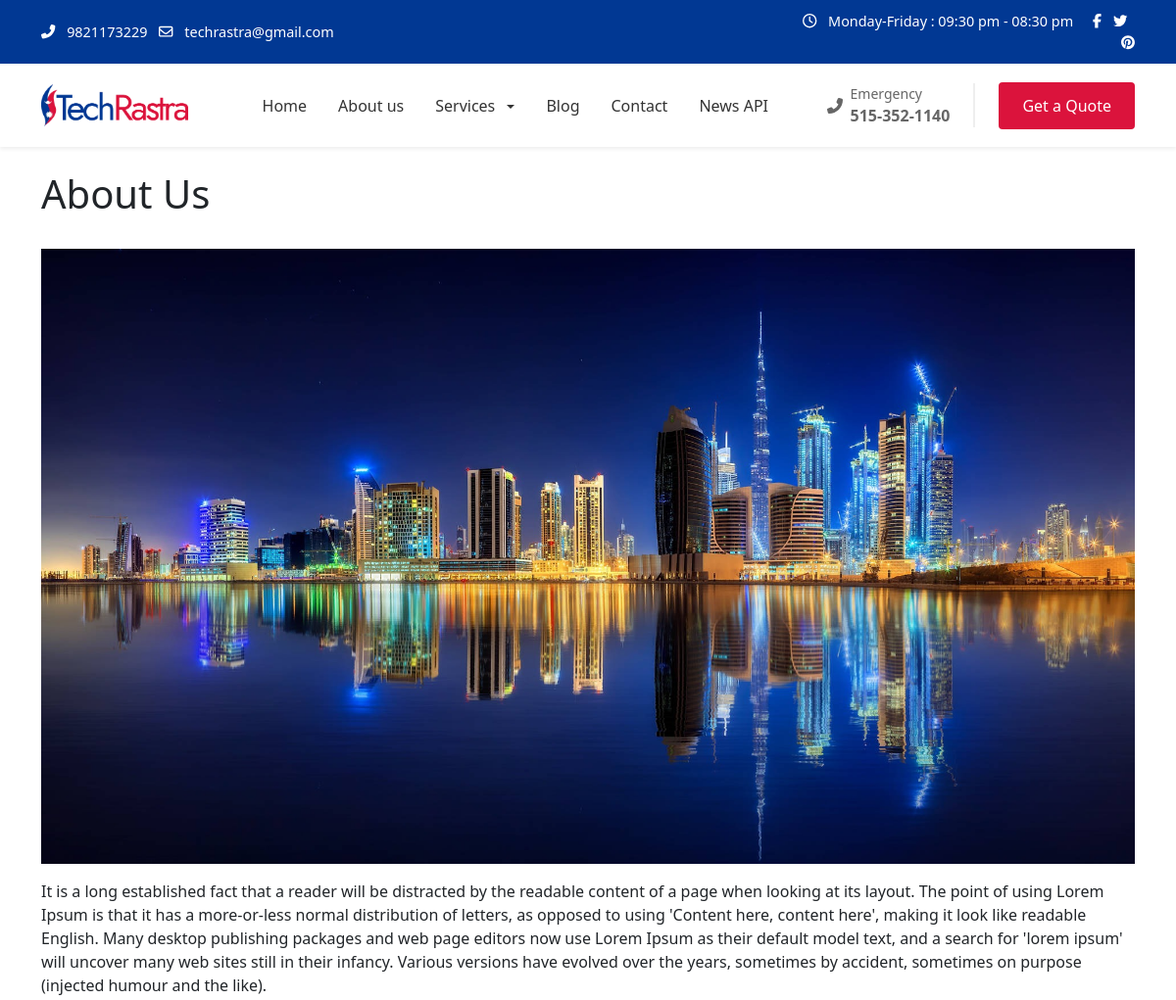
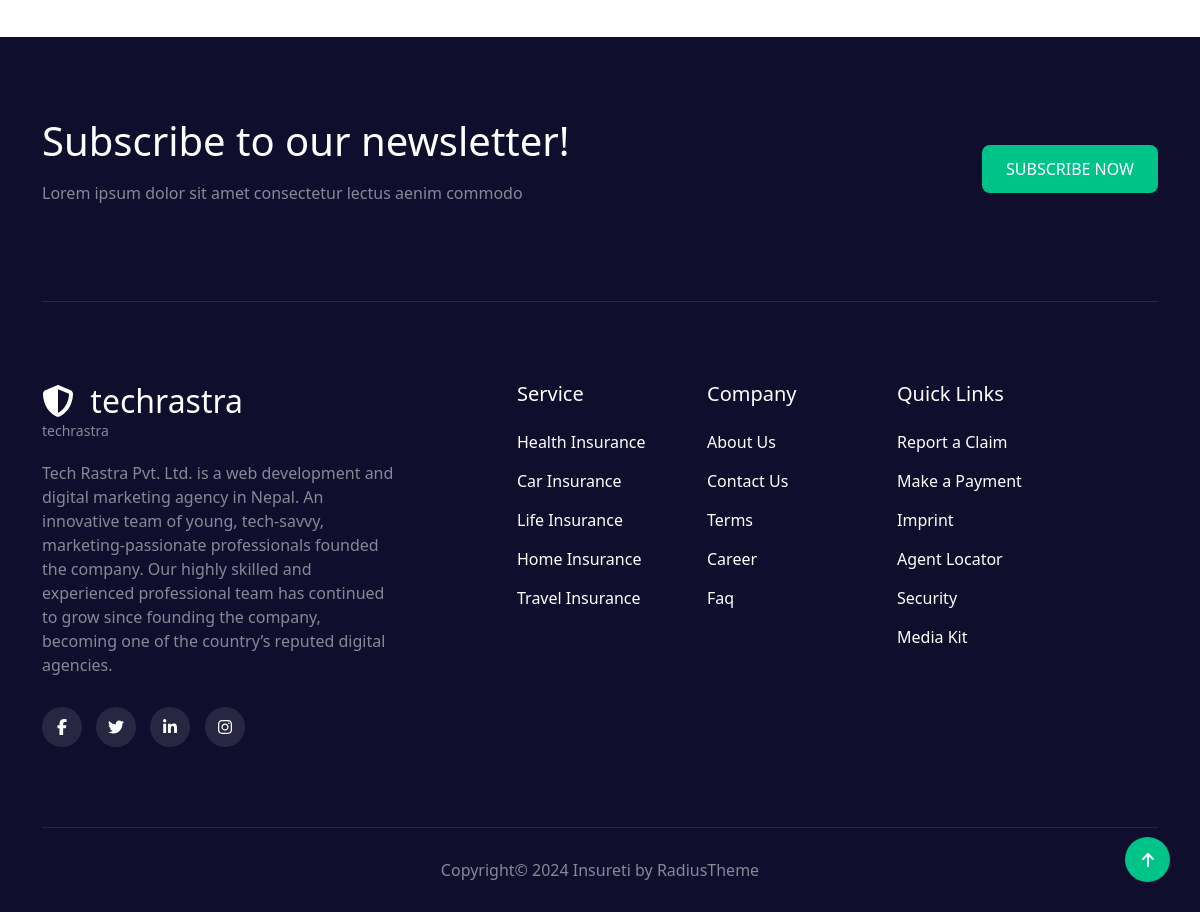
Page /about-us on the committed database (2 pictures, top to bottom).
### website/models.py (models this page shows, shortened)
class Settings(models.Model):
    name = models.CharField(max_length=100)
    slug = models.SlugField(max_length=100, unique=True)
    email = models.EmailField(blank=True, null=True)
    phone = models.CharField(max_length=100, blank=True, null=True)
    address = models.CharField(max_length=100, blank=True, null=True)
    description = models.TextField(blank=True, null=True)
    logo = models.ImageField(upload_to='logo/', blank=True, null=True)
    fabicon = models.ImageField(upload_to='fabicon/', blank=True, null=True)
    meta_title = models.CharField(max_length=100, blank=True, null=True)
    meta_description = models.TextField(blank=True, null=True)
    meta_keywords = models.TextField(blank=True, null=True)

class Page(models.Model):
    title = models.CharField(max_length=100)
    slug = models.SlugField(max_length=100, unique=True)
    sub_title = models.CharField(max_length=100, blank=True, null=True)
    image = models.ImageField(upload_to='page/', blank=True, null=True)
    summary = models.TextField(blank=True, null=True)
    description = RichTextField(blank=True, null=True)
    meta_title = models.CharField(max_length=100, blank=True, null=True)
    meta_description = models.TextField(blank=True, null=True)
    meta_keywords = models.TextField(blank=True, null=True)
    page_section_name = models.CharField(max_length=100, blank=True, null=True)

### website/views.py (the view)
# urls.py: path('about-us', views.about, name='about-us'),
def about(request):
    data={
        'aboutus': Page.objects.get(page_section_name='about-us'),
    }
    return render(request, 'about.html', data)

### website/general.py (called while the page is built)
def global_data(request):
    data ={
            'settingData': Settings.objects.first(),
            'menuServiceData': Service.objects.all
        }
    return data

### website/templates/about.html
{% extends 'layouts/master.html' %}
{% block content %}
<div class="container py-4">
    <div class="row">
        <div class="col-md-12 mb-4">
            <h1> About Us </h1>
        </div>
    </div>
    <div class="row">
        <div class="col md-12">
            {% if aboutus.image %}
            <img src="{{ aboutus.image.url }}" alt="{{ aboutus.title }}" class="img-fluid">
            {% endif %}
            <p>
                {{ aboutus.description | safe }}
            </p>
        </div>
    </div>
</div>
{% endblock %}

### website/templates/layouts/header.html (shortened to what this page needs)
{% load static %}
<div class="top-bar">
    <div class="container">
        <div class="row align-items-center">
            <div class="col-md-8">
                {% if settingData %}
                <a href="tel:{{ settingData.phone }}" class="text-white me-2 text-decoration-none">
                    <i class="fas fa-phone-alt me-2"></i>
                        {{ settingData.phone }}
                </a>
                {% endif %}
                <a href="" class="text-white me-2 text-decoration-none">
                    <i class="far fa-envelope me-2"></i>
                    {% if settingData %}
                        {{ settingData.email }}
                    {% else %}
                        info@techrastra.com
                    {% endif %}
                </a>
            </div>
            <div class="col-md-4 text-end">
                    <span class="me-3">
                        <i class="far fa-clock me-2"></i>
                        Monday-Friday : 09:30 pm - 08:30 pm
                    </span>
                <a href="#" class="text-white me-2"><i class="fab fa-facebook-f"></i></a>
                <a href="#" class="text-white me-2"><i class="fab fa-twitter"></i></a>
                <a href="#" class="text-white"><i class="fab fa-pinterest"></i></a>
            </div>
        </div>
    </div>
</div>
<nav class="navbar navbar-expand-lg navbar-light bg-white py-3 shadow-sm sticky-top">
    <div class="container">
        <a class="navbar-brand" href="{% url 'index' %}">
            {% if settingData.logo %}
                <img src="{{ settingData.logo.url }}" alt="Techrastra">
            {% else %}
                <img src="{% static 'logo/logo.webp' %}" alt="Techrastra">
            {% endif %}
        </a>
        <div class="collapse navbar-collapse" id="navbarNav">
            <ul class="navbar-nav mx-auto">
                <li class="nav-item">
                    <a class="nav-link" href="{% url 'index' %}">
                        Home
                    </a>
                </li>
                <li class="nav-item">
                    <a class="nav-link" href="{% url 'about-us' %}">
                        About us
                    </a>
                </li>
                <li class="nav-item dropdown">
                    <a class="nav-link dropdown-toggle" href="{% url 'service' %}" role="button" data-bs-toggle="dropdown">
                        Services
                    </a>
                </li>
                <li class="nav-item">
                    <a class="nav-link" href="{% url 'blog' %}">
                        Blog
                    </a>
                </li>
                <li class="nav-item">
                    <a class="nav-link" href="{% url 'contact' %}">
                        Contact
                    </a>
                </li>
                <li class="nav-item">
                    <a class="nav-link" href="{% url 'api-news' %}">
                        News API
                    </a>
                </li>
            </ul>
            <div class="d-flex align-items-center">
                <div class="emergency-phone me-4">
                    <div class="d-flex align-items-center">
                        <i class="fas fa-phone-alt me-2"></i>
                        <div>
                            <small class="d-block">Emergency</small>
                            <strong>515-352-1140</strong>
                        </div>
                    </div>
                </div>
                <a href="{% url 'service' %}" class="btn-quote">Get a Quote</a>
            </div>
        </div>
    </div>
</nav>

### website/templates/layouts/footer.html
<footer class="footer-section">
    <div class="container">
        <div class="newsletter-section">
            <div class="row align-items-center">
                <div class="col-lg-6">
                    <h2 class="h1 mb-3">Subscribe to our newsletter!</h2>
                    <p class="text-white-50">Lorem ipsum dolor sit amet consectetur lectus aenim commodo</p>
                </div>
                <div class="col-lg-6 text-lg-end">
                    <button class="subscribe-btn">SUBSCRIBE NOW</button>
                </div>
            </div>
        </div>
        <div class="row g-4">
            <div class="col-lg-4">
                <div class="footer-logo">
                    <h3 class="h2 mb-0">
                        <i class="fas fa-shield-alt me-2"></i>
                        {{ settingData.name }}
                    </h3>
                    <small class="text-white-50 d-block">
                        {{ settingData.name }}
                    </small>
                </div>
                <p class="text-white-50">
                    {{ settingData.description | safe }}
                </p>
                <div class="social-links">
                    <a href="#"><i class="fab fa-facebook-f"></i></a>
                    <a href="#"><i class="fab fa-twitter"></i></a>
                    <a href="#"><i class="fab fa-linkedin-in"></i></a>
                    <a href="#"><i class="fab fa-instagram"></i></a>
                </div>
            </div>
            <div class="col-lg-2 offset-lg-1">
                <h5 class="mb-4">Service</h5>
                <ul class="footer-links">
                    <li><a href="#">Health Insurance</a></li>
                    <li><a href="#">Car Insurance</a></li>
                    <li><a href="#">Life Insurance</a></li>
                    <li><a href="#">Home Insurance</a></li>
                    <li><a href="#">Travel Insurance</a></li>
                </ul>
            </div>
            <div class="col-lg-2">
                <h5 class="mb-4">Company</h5>
                <ul class="footer-links">
                    <li><a href="#">About Us</a></li>
                    <li><a href="#">Contact Us</a></li>
                    <li><a href="#">Terms</a></li>
                    <li><a href="#">Career</a></li>
                    <li><a href="#">Faq</a></li>
                </ul>
            </div>
            <div class="col-lg-2">
                <h5 class="mb-4">Quick Links</h5>
                <ul class="footer-links">
                    <li><a href="#">Report a Claim</a></li>
                    <li><a href="#">Make a Payment</a></li>
                    <li><a href="#">Imprint</a></li>
                    <li><a href="#">Agent Locator</a></li>
                    <li><a href="#">Security</a></li>
                    <li><a href="#">Media Kit</a></li>
                </ul>
            </div>
        </div>
        <div class="copyright text-center">
            <p class="mb-0 text-white-50">Copyright© 2024 Insureti by RadiusTheme</p>
        </div>
    </div>
    <a href="#" class="scroll-top">
        <i class="fas fa-arrow-up"></i>
    </a>
</footer>

### static/css/style.css (style rules this page uses)
body { margin: 0; padding: 0; }
.top-bar { background-color: #013893; color: white; font-size: 0.9rem; padding: 11px 27px; }
.navbar-brand img { width: 150px; }
.nav-link { color: #333 !important; font-weight: 500; padding: 0.5rem 1rem !important; }
.emergency-phone { color: #666; border-right: 2px solid #eee; padding-right: 1.5rem; }
.btn-quote { background-color: #db133c; color: white; padding: 0.75rem 1.5rem; border-radius: 4px; text-decoration: none; transition: all 0.3s ease; }
.dropdown-toggle::after { margin-left: 0.5em; vertical-align: middle; }
.footer-section { background-color: #0f0f2d; color: white; padding: 80px 0 0 0; }
.newsletter-section { border-bottom: 1px solid rgba(255, 255, 255, 0.1); padding-bottom: 80px; margin-bottom: 80px; }
.subscribe-btn { background-color: #00c389; border: none; border-radius: 8px; padding: 12px 24px; color: white; font-weight: 500; transition: opacity 0.3s; }
.footer-logo { margin-bottom: 20px; }
.footer-links { list-style: none; padding: 0; }
.footer-links li { margin-bottom: 15px; }
.footer-links a { color: #ffffff; text-decoration: none; transition: opacity 0.3s; }
.social-links { margin-top: 30px; }
.social-links a { display: inline-flex; align-items: center; justify-content: center; width: 40px; height: 40px; background-color: rgba(255, 255, 255, 0.1); border-radius: 50%; margin-right: 10px; color: white; text-decoration: none; transition: background-color 0.3s; }
.copyright { padding: 30px 0; border-top: 1px solid rgba(255, 255, 255, 0.1); margin-top: 80px; }
.scroll-top { position: fixed; bottom: 30px; right: 30px; width: 45px; height: 45px; background-color: #00c389; color: white; border-radius: 50%; display: flex; align-items: center; justify-content: center; text-decoration: none; transition: opacity 0.3s; }

### rows in the picture
Settings: phone "9821173229", email "techrastra@gmail.com", logo (picture), name "techrastra", description "Tech Rastra Pvt. Ltd. is a web development and digital marketing agency in Nepal. An innovative team of young, tech-savvy, marketing-passionate professionals founded the company. Our highly skilled and experienced professional team has continued to grow since founding the company, becoming one of the country’s reputed digital agencies."
Page: image (picture), description "It is a long established fact that a reader will be distracted by the readable content of a page when looking at its layout. The point of using Lorem Ipsum is that it has a more-or-less normal distribution of letters, as opposed to using 'Content here, content here', making it look like readable English. Many desktop publishing packages and web page editors now use Lorem Ipsum as their default model text, and a search for 'lorem ipsum' will uncover many web sites still in their infancy. Various versions have evolved over the years, sometimes by accident, sometimes on purpose (injected humour and the like)."
